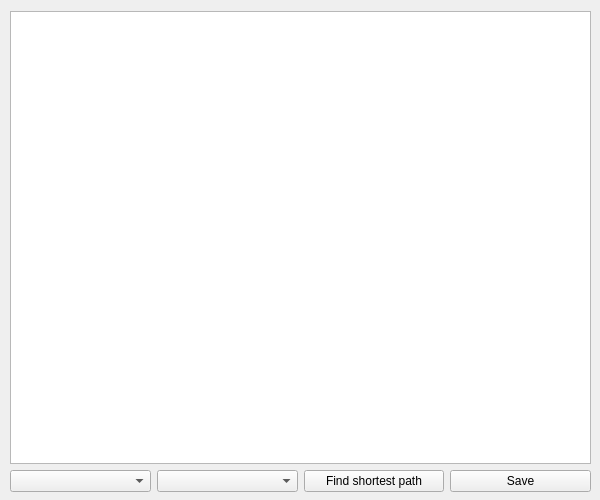
<?xml version="1.0" encoding="UTF-8"?>
<ui version="4.0">
 <class>GraphView</class>
 <widget class="QWidget" name="GraphView">
  <property name="geometry">
   <rect>
    <x>0</x>
    <y>0</y>
    <width>600</width>
    <height>500</height>
   </rect>
  </property>
  <property name="sizePolicy">
   <sizepolicy hsizetype="Fixed" vsizetype="Fixed">
    <horstretch>0</horstretch>
    <verstretch>0</verstretch>
   </sizepolicy>
  </property>
  <property name="windowTitle">
   <string>Visual representation</string>
  </property>
  <widget class="QWidget" name="">
   <property name="geometry">
    <rect>
     <x>10</x>
     <y>11</y>
     <width>581</width>
     <height>481</height>
    </rect>
   </property>
   <layout class="QVBoxLayout" name="verticalLayout">
    <item>
     <widget class="QGraphicsView" name="gview"/>
    </item>
    <item>
     <layout class="QHBoxLayout" name="horizontalLayout">
      <item>
       <widget class="QComboBox" name="first"/>
      </item>
      <item>
       <widget class="QComboBox" name="last"/>
      </item>
      <item>
       <widget class="QPushButton" name="findPath">
        <property name="text">
         <string>Find shortest path</string>
        </property>
       </widget>
      </item>
      <item>
       <widget class="QPushButton" name="save">
        <property name="text">
         <string>Save</string>
        </property>
       </widget>
      </item>
     </layout>
    </item>
   </layout>
  </widget>
 </widget>
 <resources/>
 <connections/>
</ui>
